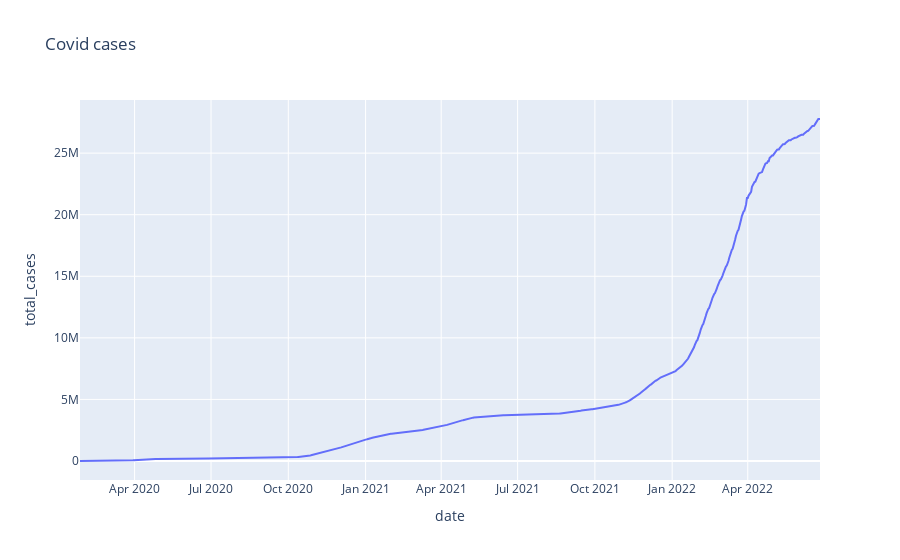

This figure's notebook cell:
### Markdown cell above
# basic plotting line chart example

### Code cell
import plotly.express as px

# df = px.data.gapminder().query("country=='Canada'")
fig = px.line(df_GER, x="date", y="total_cases", title='Covid cases')
fig.show()

### Figure 1 — Plotly figure (JSON) as saved in the notebook; plotly's stock layout.template omitted (floating-point values rounded to 4 significant figures; data arrays with more than 128 entries replaced by an {"elided": "..."} marker saying what was removed)
{"data": [{"hovertemplate": "date=%{x}<br>total_cases=%{y}<extra></extra>", "legendgroup": "", "line": {"color": "#636efa", "dash": "solid"}, "marker": {"symbol": "circle"}, "mode": "lines", "name": "", "orientation": "v", "showlegend": false, "type": "scatter", "x": {"elided": "882 str values"}, "xaxis": "x", "y": {"elided": "882 int values"}, "yaxis": "y"}], "layout": {"legend": {"tracegroupgap": 0}, "title": {"text": "Covid cases"}, "xaxis": {"anchor": "y", "domain": [0, 1], "title": {"text": "date"}}, "yaxis": {"anchor": "x", "domain": [0, 1], "title": {"text": "total_cases"}}}}
